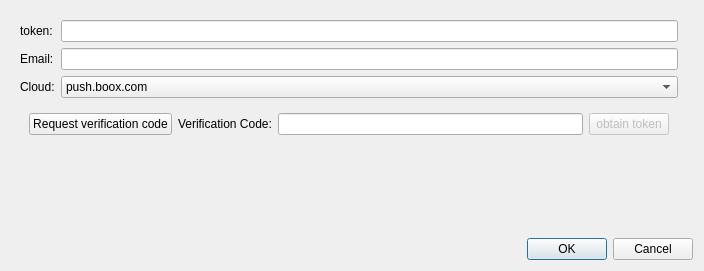
<?xml version="1.0" encoding="UTF-8"?>
<ui version="4.0">
 <class>Dialog</class>
 <widget class="QDialog" name="Dialog">
  <property name="geometry">
   <rect>
    <x>0</x>
    <y>0</y>
    <width>704</width>
    <height>271</height>
   </rect>
  </property>
  <property name="windowTitle">
   <string>options</string>
  </property>
  <layout class="QGridLayout" name="gridLayout">
   <item row="0" column="0">
    <widget class="QWidget" name="widget" native="true">
     <layout class="QFormLayout" name="formLayout">
      <item row="0" column="0">
       <widget class="QLabel" name="label">
        <property name="text">
         <string>token:</string>
        </property>
       </widget>
      </item>
      <item row="0" column="1">
       <widget class="QLineEdit" name="le_token"/>
      </item>
      <item row="1" column="0">
       <widget class="QLabel" name="label_2">
        <property name="text">
         <string>Email:</string>
        </property>
       </widget>
      </item>
      <item row="1" column="1">
       <widget class="QLineEdit" name="le_email"/>
      </item>
      <item row="2" column="0">
       <widget class="QLabel" name="label_3">
        <property name="text">
         <string>Cloud:</string>
        </property>
       </widget>
      </item>
      <item row="2" column="1">
       <widget class="QComboBox" name="cb_cloud">
        <item>
         <property name="text">
          <string extracomment="US(push.boox.com)">push.boox.com</string>
         </property>
        </item>
        <item>
         <property name="text">
          <string extracomment="CN(send2box.com)">send2box.com</string>
         </property>
        </item>
        <item>
         <property name="text">
          <string extracomment="EUR(eur.boox.com)">eur.boox.com</string>
         </property>
        </item>
       </widget>
      </item>
      <item row="3" column="0" colspan="2">
       <widget class="QWidget" name="widget_2" native="true">
        <layout class="QHBoxLayout" name="horizontalLayout">
         <item>
          <widget class="QPushButton" name="pbRequest">
           <property name="text">
            <string>Request verification code</string>
           </property>
          </widget>
         </item>
         <item>
          <widget class="QLabel" name="label_4">
           <property name="text">
            <string>Verification Code:</string>
           </property>
          </widget>
         </item>
         <item>
          <widget class="QLineEdit" name="le_VerificationCode"/>
         </item>
         <item>
          <widget class="QPushButton" name="pbObtainToken">
           <property name="enabled">
            <bool>false</bool>
           </property>
           <property name="text">
            <string>obtain token</string>
           </property>
          </widget>
         </item>
        </layout>
       </widget>
      </item>
     </layout>
    </widget>
   </item>
   <item row="4" column="0" colspan="2">
    <widget class="QDialogButtonBox" name="buttonBox">
     <property name="orientation">
      <enum>Qt::Horizontal</enum>
     </property>
     <property name="standardButtons">
      <set>QDialogButtonBox::Cancel|QDialogButtonBox::Ok</set>
     </property>
    </widget>
   </item>
   <item row="1" column="0">
    <spacer name="verticalSpacer">
     <property name="orientation">
      <enum>Qt::Vertical</enum>
     </property>
     <property name="sizeHint" stdset="0">
      <size>
       <width>20</width>
       <height>40</height>
      </size>
     </property>
    </spacer>
   </item>
  </layout>
 </widget>
 <resources/>
 <connections>
  <connection>
   <sender>buttonBox</sender>
   <signal>accepted()</signal>
   <receiver>Dialog</receiver>
   <slot>accept()</slot>
   <hints>
    <hint type="sourcelabel">
     <x>248</x>
     <y>254</y>
    </hint>
    <hint type="destinationlabel">
     <x>157</x>
     <y>274</y>
    </hint>
   </hints>
  </connection>
  <connection>
   <sender>buttonBox</sender>
   <signal>rejected()</signal>
   <receiver>Dialog</receiver>
   <slot>reject()</slot>
   <hints>
    <hint type="sourcelabel">
     <x>316</x>
     <y>260</y>
    </hint>
    <hint type="destinationlabel">
     <x>286</x>
     <y>274</y>
    </hint>
   </hints>
  </connection>
 </connections>
</ui>
